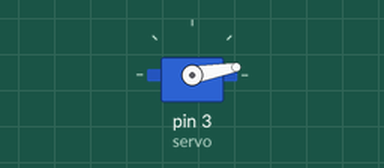
Recording of a sketch running on a simulated Arduino Uno, built with avr-gcc and run on an emulated ATmega328P. On the bench: servo.

Above: at 0.05 s.
At 3.05 s:
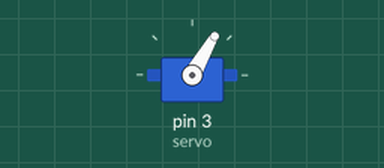
At 5.95 s:
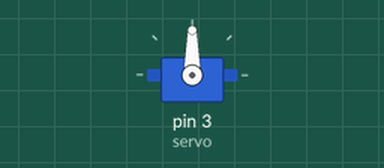
At 11.9 s:
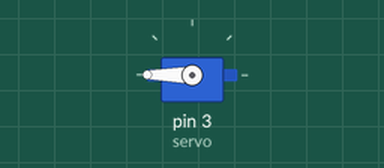
Timing chart, 0 to 17.2 s (numbered marks = the images above):
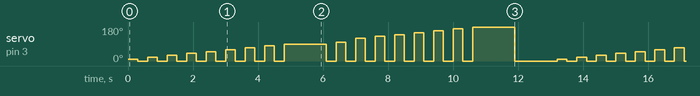

The sketch:

servo-10degree.ino
```cpp
#include <Servo.h>

Servo servo;

void setup(){
  servo.attach(3);
}
void loop(){
  servo.write(10);
  delay(300);
  servo.write(0);
  delay(300);
  servo.write(20);
  delay(300);
  servo.write(0);
  delay(300);
  servo.write(30);
  delay(300);
  servo.write(0);
  delay(300);
  servo.write(40);
  delay(300);
  servo.write(0);
  delay(300);
  servo.write(50);
  delay(300);
  servo.write(0);
  delay(300);
  servo.write(60);
  delay(300);
  servo.write(0);
  delay(300);
  servo.write(70);
  delay(300);
  servo.write(0);
  delay(300);
  servo.write(80);
  delay(300);
  servo.write(0);
  delay(300);
  servo.write(90);
  delay(300);
  delay(1000);
  servo.write(0);
  delay(300);
  servo.write(100);
  delay(300);
  servo.write(0);
  delay(300);
  servo.write(120);
  delay(300);
  servo.write(0);
  delay(300);
  servo.write(130);
  delay(300);
  servo.write(0);
  delay(300);
  servo.write(140);
  delay(300);
  servo.write(0);
  delay(300);
  servo.write(150);
  delay(300);
  servo.write(0);
  delay(300);
  servo.write(160);
  delay(300);
  servo.write(0);
  delay(300);
  servo.write(170);
  delay(300);
  servo.write(0);
  delay(300);
  servo.write(180);
  delay(300);
  delay(1000);
  servo.write(0);
  delay(300);
  delay(1000);
}
```

Measured:
- by itself, servo on pin 3 (servo): moves between 0° and 180°, repeating every 13.2 s
